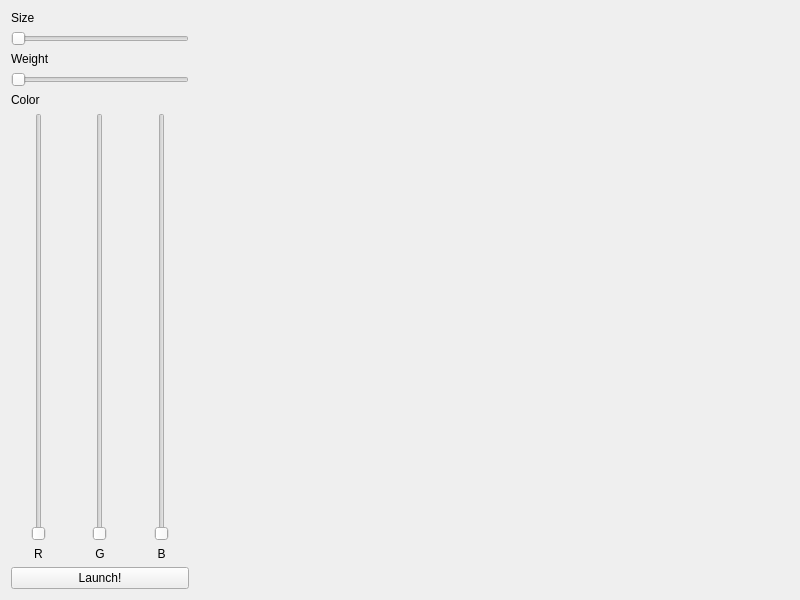
<?xml version="1.0" encoding="UTF-8"?>
<ui version="4.0">
 <class>MainWindow</class>
 <widget class="QMainWindow" name="MainWindow">
  <property name="geometry">
   <rect>
    <x>0</x>
    <y>0</y>
    <width>800</width>
    <height>600</height>
   </rect>
  </property>
  <property name="windowTitle">
   <string>Firecracked</string>
  </property>
  <property name="windowIcon">
   <iconset resource="../resources.qrc">
    <normaloff>:/assets/assets/uagh.gif</normaloff>:/assets/assets/uagh.gif</iconset>
  </property>
  <widget class="QWidget" name="centralWidget">
   <layout class="QHBoxLayout" name="horizontalLayout">
    <property name="leftMargin">
     <number>0</number>
    </property>
    <property name="topMargin">
     <number>0</number>
    </property>
    <property name="rightMargin">
     <number>0</number>
    </property>
    <property name="bottomMargin">
     <number>0</number>
    </property>
    <item>
     <widget class="QWidget" name="optionsWidget" native="true">
      <property name="minimumSize">
       <size>
        <width>200</width>
        <height>500</height>
       </size>
      </property>
      <property name="maximumSize">
       <size>
        <width>200</width>
        <height>16777215</height>
       </size>
      </property>
      <layout class="QGridLayout" name="gridLayout" rowstretch="0,0,0,0,0,0,0,0,0">
       <item row="0" column="0" colspan="3">
        <widget class="QLabel" name="sizeLabel">
         <property name="text">
          <string>Size</string>
         </property>
        </widget>
       </item>
       <item row="4" column="0">
        <widget class="QLabel" name="colorLabel">
         <property name="text">
          <string>Color</string>
         </property>
        </widget>
       </item>
       <item row="6" column="2" alignment="Qt::AlignHCenter">
        <widget class="QSlider" name="BSlider">
         <property name="maximum">
          <number>255</number>
         </property>
         <property name="orientation">
          <enum>Qt::Vertical</enum>
         </property>
        </widget>
       </item>
       <item row="6" column="1" alignment="Qt::AlignHCenter">
        <widget class="QSlider" name="GSlider">
         <property name="maximum">
          <number>255</number>
         </property>
         <property name="orientation">
          <enum>Qt::Vertical</enum>
         </property>
        </widget>
       </item>
       <item row="7" column="2">
        <widget class="QLabel" name="BLabel">
         <property name="text">
          <string>B</string>
         </property>
         <property name="alignment">
          <set>Qt::AlignCenter</set>
         </property>
        </widget>
       </item>
       <item row="6" column="0" alignment="Qt::AlignHCenter">
        <widget class="QSlider" name="RSlider">
         <property name="maximum">
          <number>255</number>
         </property>
         <property name="orientation">
          <enum>Qt::Vertical</enum>
         </property>
        </widget>
       </item>
       <item row="2" column="0" colspan="3">
        <widget class="QLabel" name="weightLabel">
         <property name="text">
          <string>Weight</string>
         </property>
        </widget>
       </item>
       <item row="7" column="1">
        <widget class="QLabel" name="GLabel">
         <property name="text">
          <string>G</string>
         </property>
         <property name="alignment">
          <set>Qt::AlignCenter</set>
         </property>
        </widget>
       </item>
       <item row="3" column="0" colspan="3">
        <widget class="QSlider" name="weightSlider">
         <property name="maximum">
          <number>100</number>
         </property>
         <property name="orientation">
          <enum>Qt::Horizontal</enum>
         </property>
         <property name="invertedAppearance">
          <bool>false</bool>
         </property>
        </widget>
       </item>
       <item row="1" column="0" colspan="3">
        <widget class="QSlider" name="sizeSlider">
         <property name="maximum">
          <number>100</number>
         </property>
         <property name="orientation">
          <enum>Qt::Horizontal</enum>
         </property>
        </widget>
       </item>
       <item row="8" column="0" colspan="3">
        <widget class="QPushButton" name="launchButton">
         <property name="text">
          <string>Launch!</string>
         </property>
        </widget>
       </item>
       <item row="7" column="0">
        <widget class="QLabel" name="RLabel">
         <property name="text">
          <string>R</string>
         </property>
         <property name="alignment">
          <set>Qt::AlignCenter</set>
         </property>
        </widget>
       </item>
      </layout>
     </widget>
    </item>
    <item>
     <widget class="View" name="view" native="true">
      <property name="minimumSize">
       <size>
        <width>500</width>
        <height>500</height>
       </size>
      </property>
      <property name="cursor">
       <cursorShape>CrossCursor</cursorShape>
      </property>
     </widget>
    </item>
   </layout>
  </widget>
 </widget>
 <layoutdefault spacing="6" margin="11"/>
 <customwidgets>
  <customwidget>
   <class>View</class>
   <extends>QWidget</extends>
   <header>view.h</header>
   <slots>
    <slot>setSize(int)</slot>
    <slot>setWeight(int)</slot>
    <slot>setRed(int)</slot>
    <slot>setGreen(int)</slot>
    <slot>setBlue(int)</slot>
    <slot>onLaunch()</slot>
   </slots>
  </customwidget>
 </customwidgets>
 <resources>
  <include location="../resources.qrc"/>
 </resources>
 <connections>
  <connection>
   <sender>sizeSlider</sender>
   <signal>valueChanged(int)</signal>
   <receiver>view</receiver>
   <slot>setSize(int)</slot>
   <hints>
    <hint type="sourcelabel">
     <x>99</x>
     <y>46</y>
    </hint>
    <hint type="destinationlabel">
     <x>502</x>
     <y>299</y>
    </hint>
   </hints>
  </connection>
  <connection>
   <sender>weightSlider</sender>
   <signal>valueChanged(int)</signal>
   <receiver>view</receiver>
   <slot>setWeight(int)</slot>
   <hints>
    <hint type="sourcelabel">
     <x>99</x>
     <y>100</y>
    </hint>
    <hint type="destinationlabel">
     <x>502</x>
     <y>299</y>
    </hint>
   </hints>
  </connection>
  <connection>
   <sender>RSlider</sender>
   <signal>valueChanged(int)</signal>
   <receiver>view</receiver>
   <slot>setRed(int)</slot>
   <hints>
    <hint type="sourcelabel">
     <x>37</x>
     <y>335</y>
    </hint>
    <hint type="destinationlabel">
     <x>502</x>
     <y>299</y>
    </hint>
   </hints>
  </connection>
  <connection>
   <sender>BSlider</sender>
   <signal>valueChanged(int)</signal>
   <receiver>view</receiver>
   <slot>setBlue(int)</slot>
   <hints>
    <hint type="sourcelabel">
     <x>162</x>
     <y>335</y>
    </hint>
    <hint type="destinationlabel">
     <x>502</x>
     <y>299</y>
    </hint>
   </hints>
  </connection>
  <connection>
   <sender>GSlider</sender>
   <signal>valueChanged(int)</signal>
   <receiver>view</receiver>
   <slot>setGreen(int)</slot>
   <hints>
    <hint type="sourcelabel">
     <x>99</x>
     <y>335</y>
    </hint>
    <hint type="destinationlabel">
     <x>502</x>
     <y>299</y>
    </hint>
   </hints>
  </connection>
  <connection>
   <sender>launchButton</sender>
   <signal>clicked()</signal>
   <receiver>view</receiver>
   <slot>onLaunch()</slot>
   <hints>
    <hint type="sourcelabel">
     <x>99</x>
     <y>575</y>
    </hint>
    <hint type="destinationlabel">
     <x>502</x>
     <y>299</y>
    </hint>
   </hints>
  </connection>
 </connections>
</ui>
